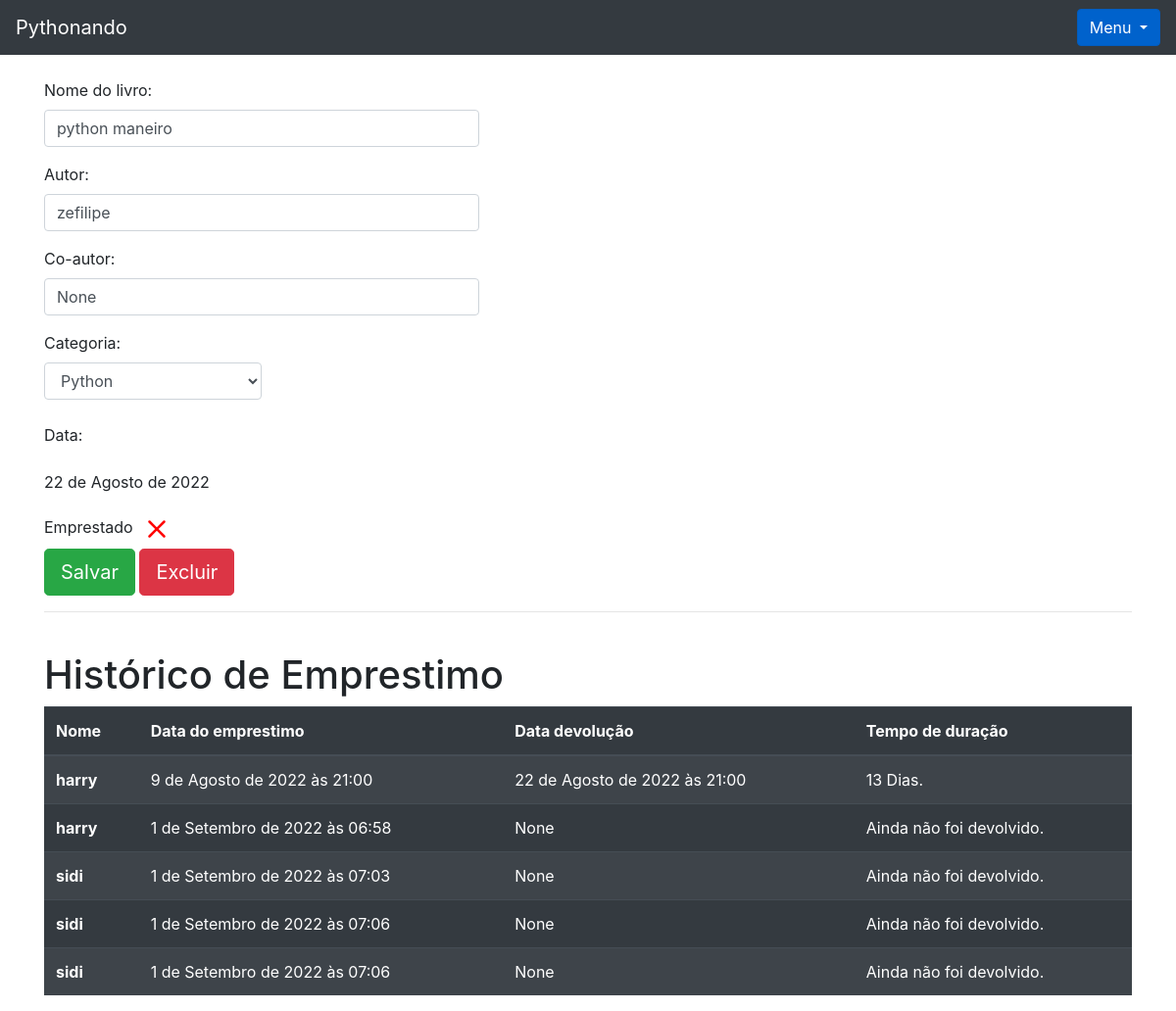
Screenshot of /livro/ver_livro/3 (signed in) with the database file from the repository.
### livro/models.py (models this page shows, shortened)
class Livros(models.Model):
    nome = models.CharField(max_length = 100)
    autor = models.CharField(max_length = 30)
    co_autor = models.CharField(max_length = 30, blank = True, null = True)
    data_cadastro = models.DateField(default = date.today)
    emprestado = models.BooleanField(default=False)
    categoria = models.ForeignKey(Categoria, on_delete=models.DO_NOTHING)
    usuario = models.ForeignKey(Usuario, on_delete=models.DO_NOTHING)
    class Meta:
        verbose_name = 'Livro'

class Emprestimos(models.Model):
    choices = (
        ('P', 'Péssimo '),
        ('R', 'Ruim'),
        ('B', 'Bom'),
        ('O', 'Ótimo')
    )
    nome_emprestado = models.ForeignKey(Usuario, on_delete=models.DO_NOTHING,blank = True, null = True)
    nome_emprestado_anonimo = models.CharField(max_length = 30, blank = True, null = True)
    data_emprestimo = models.DateTimeField(default=datetime.datetime.now())
    data_devolucao = models.DateTimeField(blank = True, null = True)
    livro = models.ForeignKey(Livros, on_delete=models.DO_NOTHING)
    avaliacao = models.CharField(max_length=1, choices=choices, null=True, blank=True)

### usuarios/models.py (models this page shows)
class Usuario(models.Model):
    nome = models.CharField(max_length=30)
    email = models.EmailField()
    senha = models.CharField(max_length=64)
    def __str__(self) -> str:
        return self.nome

### livro/views.py (the view)
# urls.py: path('ver_livro/<int:id>', views.ver_livros, name='ver_livros'),#url dinamica
def ver_livros(request, id):
    if request.session.get('usuario'):
        livro = Livros.objects.get(id = id)
        if request.session.get('usuario') == livro.usuario.id:
            usuario = Usuario.objects.get(id = request.session['usuario'])
            categoria_livro = Categoria.objects.filter(usuario = request.session.get('usuario'))
            emprestimos = Emprestimos.objects.filter(livro = livro)
            form = CadastroLivro()
            form.fields['usuario'].initial = request.session['usuario']
            form_categoria = CategoriaLivro()
            usuarios = Usuario.objects.all()
            livros_emprestar = Livros.objects.filter(usuario = usuario).filter(emprestado = False)
            livros_emprestados = Livros.objects.filter(usuario = usuario).filter(emprestado = True)
            return render(request, 'ver_livro.html', {'livro': livro,
                                                      'categoria_livro': categoria_livro, 'emprestimos': emprestimos,
                                                      'usuario_logado':request.session.get('usuario'), 'form': form,
                                                      'id_livro': id,
                                                      'form_categoria': form_categoria, 'usuarios': usuarios, 'livros_emprestar': livros_emprestar, 'livros_emprestados': livros_emprestados,})
        else:
            return HttpResponse('este livro nao é seu')
    return redirect('/auth/login/?status=2')

### livro/forms.py
class CadastroLivro(forms.ModelForm):
    class Meta:
        model = Livros
        fields = "__all__"
    def __init__(self, *args, **kwargs):
        super().__init__(*args, **kwargs)
        self.fields['usuario'].widget = forms.HiddenInput()

class CategoriaLivro(forms.Form):
    nome = forms.CharField(max_length=30)
    descricao = forms.CharField(max_length=60)
    def __init__(self, *args, **kwargs):
        super().__init__(*args, **kwargs)
        self.fields['descricao'].widget = forms.Textarea()

### livro/models.py (called while the page is built)
    def __str__(self) -> str:
        return self.nome

### livro/templatetags/filtros.py (called while the page is built)
@register.filter
def mostra_duracao(value1, value2):
    if all((isinstance(value1, datetime), isinstance(value2, datetime))):
        dias = (value1 - value2).days
        texto = 'Dias'
        if dias == 1:
            texto = 'Dia'
        return f"{dias} {texto}."
    return "Ainda não foi devolvido."

### livro/templates/ver_livro.html (shortened to what this page needs)
{% extends 'base.html' %}
{% load filtros %}
{% block 'conteudo' %}
<div class="container">
    <br>
      <p>
        <label>Nome do livro:</label>
        <input style="width: 40%;" class="form-control" type="texte" value="{{livro.nome}}" name="nome_livro">
      </p>
      <p>
        <label>Autor:</label>
        <input style="width: 40%;" class="form-control" type="texte" value="{{livro.autor}}" name="autor">
      </p>
      <p>
        <label>Co-autor:</label>
        <input style="width: 40%;" class="form-control" type="texte" value="{{livro.co_autor}}" name="co_autor">
      </p>
      <label>Categoria:</label>
      <select style="width: 20%;" class="form-control" name="categoria">
        {% for i in categoria_livro %}
          {% if livro.categoria.nome == i.nome %}
            <option selected>{{i}}</option>
          {% else %}
            <option>{{i}}</option>
          {% endif %}
        {% endfor %}
      </select>
      <br>
      <p>
        <label>Data:</label>
        <p>{{livro.data_cadastro}}</p>
      </p>
      <label>Emprestado</label>
      <br>
      <input type="submit" class="btn btn-success btn-lg" value="Salvar">
    <button type="button" class="btn btn-danger btn-lg" data-toggle="modal" data-target="#exampleModal2">
      Excluir
    </button>
    <hr>
    <br>
    <h1>Histórico de Emprestimo</h1>
    <table class="table table-striped table-dark">
      <thead>
        <tr>
          <th scope="col">Nome</th>
          <th scope="col">Data do emprestimo</th>
          <th scope="col">Data devolução</th>
          <th scope="col">Tempo de duração</th>
        </tr>
      </thead>
      <tbody>
        {% for i in emprestimos%}
          <tr>
            {% if i.nome_emprestado_anonimo == None %}
            <th scope="row">{{i.nome_emprestado}}</th>
            {% else %}
            <th scope="row">{{i.nome_emprestado_anonimo}}</th>
            {% endif %}
            <td>{{i.data_emprestimo}}</td>
            <td>{{i.data_devolucao}}</td>
            <td>{{i.data_devolucao|mostra_duracao:i.data_emprestimo}} </td>
          </tr>
        {% endfor %}
      </tbody>
    </table>
    </div>
{% endblock %}

### rows the page displays
Livros: nome_livro "python maneiro", autor "zefilipe", co_autor "None", data_cadastro "22 de Agosto de 2022"
Emprestimos: nome_emprestado "harry", data_emprestimo "9 de Agosto de 2022 às 21:00", data_devolucao "22 de Agosto de 2022 às 21:00", data_devolucao|mostra_duracao "13 Dias."
Emprestimos: nome_emprestado "harry", data_emprestimo "1 de Setembro de 2022 às 06:58", data_devolucao "None", data_devolucao|mostra_duracao "Ainda não foi devolvido."
Emprestimos: nome_emprestado "sidi", data_emprestimo "1 de Setembro de 2022 às 07:03", data_devolucao "None", data_devolucao|mostra_duracao "Ainda não foi devolvido."
Emprestimos: nome_emprestado "sidi", data_emprestimo "1 de Setembro de 2022 às 07:06", data_devolucao "None", data_devolucao|mostra_duracao "Ainda não foi devolvido."
Emprestimos: nome_emprestado "sidi", data_emprestimo "1 de Setembro de 2022 às 07:06", data_devolucao "None", data_devolucao|mostra_duracao "Ainda não foi devolvido."

### other values shown
form field categoria "Python"
